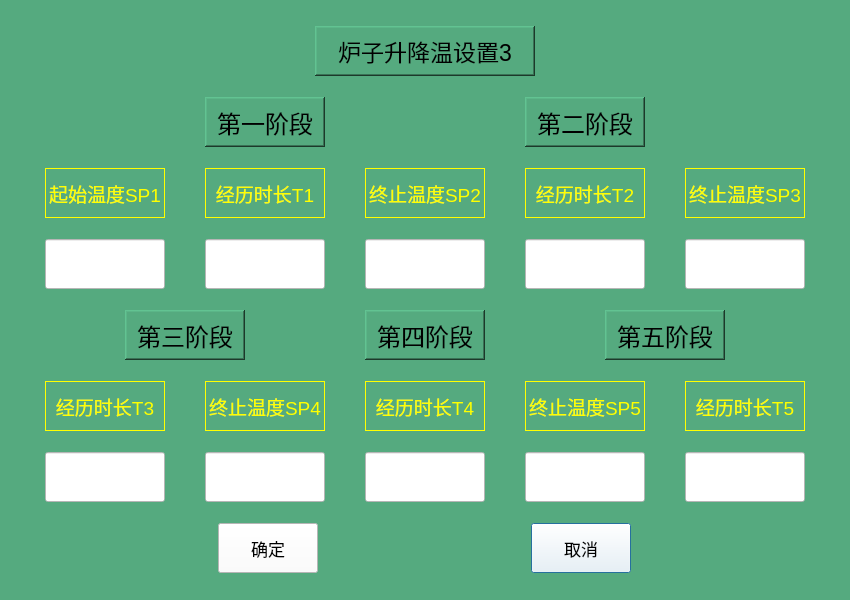
<?xml version="1.0" encoding="UTF-8"?>
<ui version="4.0">
 <class>Stove3_Temperature_Set</class>
 <widget class="QDialog" name="Stove3_Temperature_Set">
  <property name="geometry">
   <rect>
    <x>0</x>
    <y>0</y>
    <width>850</width>
    <height>600</height>
   </rect>
  </property>
  <property name="maximumSize">
   <size>
    <width>850</width>
    <height>600</height>
   </size>
  </property>
  <property name="windowTitle">
   <string>Dialog</string>
  </property>
  <property name="styleSheet">
   <string notr="true">background-color: rgb(85, 170, 127);</string>
  </property>
  <layout class="QVBoxLayout" name="verticalLayout">
   <item>
    <layout class="QHBoxLayout" name="horizontalLayout">
     <item>
      <spacer name="horizontalSpacer">
       <property name="orientation">
        <enum>Qt::Horizontal</enum>
       </property>
       <property name="sizeType">
        <enum>QSizePolicy::Fixed</enum>
       </property>
       <property name="sizeHint" stdset="0">
        <size>
         <width>40</width>
         <height>50</height>
        </size>
       </property>
      </spacer>
     </item>
     <item>
      <widget class="QLabel" name="label_17">
       <property name="maximumSize">
        <size>
         <width>220</width>
         <height>50</height>
        </size>
       </property>
       <property name="font">
        <font>
         <pointsize>17</pointsize>
        </font>
       </property>
       <property name="frameShape">
        <enum>QFrame::WinPanel</enum>
       </property>
       <property name="frameShadow">
        <enum>QFrame::Raised</enum>
       </property>
       <property name="text">
        <string>炉子升降温设置3</string>
       </property>
       <property name="alignment">
        <set>Qt::AlignCenter</set>
       </property>
      </widget>
     </item>
     <item>
      <spacer name="horizontalSpacer_2">
       <property name="orientation">
        <enum>Qt::Horizontal</enum>
       </property>
       <property name="sizeType">
        <enum>QSizePolicy::Fixed</enum>
       </property>
       <property name="sizeHint" stdset="0">
        <size>
         <width>40</width>
         <height>50</height>
        </size>
       </property>
      </spacer>
     </item>
    </layout>
   </item>
   <item>
    <layout class="QHBoxLayout" name="horizontalLayout_2">
     <item>
      <widget class="QLabel" name="label">
       <property name="maximumSize">
        <size>
         <width>120</width>
         <height>50</height>
        </size>
       </property>
       <property name="font">
        <font>
         <pointsize>18</pointsize>
        </font>
       </property>
       <property name="frameShape">
        <enum>QFrame::WinPanel</enum>
       </property>
       <property name="frameShadow">
        <enum>QFrame::Raised</enum>
       </property>
       <property name="text">
        <string>第一阶段</string>
       </property>
       <property name="alignment">
        <set>Qt::AlignCenter</set>
       </property>
      </widget>
     </item>
     <item>
      <widget class="QLabel" name="label_5">
       <property name="maximumSize">
        <size>
         <width>120</width>
         <height>50</height>
        </size>
       </property>
       <property name="font">
        <font>
         <pointsize>18</pointsize>
        </font>
       </property>
       <property name="frameShape">
        <enum>QFrame::WinPanel</enum>
       </property>
       <property name="frameShadow">
        <enum>QFrame::Raised</enum>
       </property>
       <property name="text">
        <string>第二阶段</string>
       </property>
       <property name="alignment">
        <set>Qt::AlignCenter</set>
       </property>
      </widget>
     </item>
    </layout>
   </item>
   <item>
    <layout class="QHBoxLayout" name="horizontalLayout_3">
     <item>
      <widget class="QLabel" name="label_2">
       <property name="maximumSize">
        <size>
         <width>120</width>
         <height>50</height>
        </size>
       </property>
       <property name="font">
        <font>
         <pointsize>14</pointsize>
        </font>
       </property>
       <property name="styleSheet">
        <string notr="true">color: rgb(255, 255, 0);</string>
       </property>
       <property name="frameShape">
        <enum>QFrame::Box</enum>
       </property>
       <property name="frameShadow">
        <enum>QFrame::Plain</enum>
       </property>
       <property name="text">
        <string>起始温度SP1</string>
       </property>
       <property name="alignment">
        <set>Qt::AlignCenter</set>
       </property>
      </widget>
     </item>
     <item>
      <widget class="QLabel" name="label_3">
       <property name="maximumSize">
        <size>
         <width>120</width>
         <height>50</height>
        </size>
       </property>
       <property name="font">
        <font>
         <pointsize>14</pointsize>
        </font>
       </property>
       <property name="styleSheet">
        <string notr="true">color: rgb(255, 255, 0);</string>
       </property>
       <property name="frameShape">
        <enum>QFrame::Box</enum>
       </property>
       <property name="frameShadow">
        <enum>QFrame::Plain</enum>
       </property>
       <property name="text">
        <string>经历时长T1</string>
       </property>
       <property name="alignment">
        <set>Qt::AlignCenter</set>
       </property>
      </widget>
     </item>
     <item>
      <widget class="QLabel" name="label_4">
       <property name="maximumSize">
        <size>
         <width>120</width>
         <height>50</height>
        </size>
       </property>
       <property name="font">
        <font>
         <pointsize>14</pointsize>
        </font>
       </property>
       <property name="styleSheet">
        <string notr="true">color: rgb(255, 255, 0);</string>
       </property>
       <property name="frameShape">
        <enum>QFrame::Box</enum>
       </property>
       <property name="frameShadow">
        <enum>QFrame::Plain</enum>
       </property>
       <property name="text">
        <string>终止温度SP2</string>
       </property>
       <property name="alignment">
        <set>Qt::AlignCenter</set>
       </property>
      </widget>
     </item>
     <item>
      <widget class="QLabel" name="label_6">
       <property name="maximumSize">
        <size>
         <width>120</width>
         <height>50</height>
        </size>
       </property>
       <property name="font">
        <font>
         <pointsize>14</pointsize>
        </font>
       </property>
       <property name="styleSheet">
        <string notr="true">color: rgb(255, 255, 0);</string>
       </property>
       <property name="frameShape">
        <enum>QFrame::Box</enum>
       </property>
       <property name="frameShadow">
        <enum>QFrame::Plain</enum>
       </property>
       <property name="text">
        <string>经历时长T2</string>
       </property>
       <property name="alignment">
        <set>Qt::AlignCenter</set>
       </property>
      </widget>
     </item>
     <item>
      <widget class="QLabel" name="label_7">
       <property name="maximumSize">
        <size>
         <width>120</width>
         <height>50</height>
        </size>
       </property>
       <property name="font">
        <font>
         <pointsize>14</pointsize>
        </font>
       </property>
       <property name="styleSheet">
        <string notr="true">color: rgb(255, 255, 0);</string>
       </property>
       <property name="frameShape">
        <enum>QFrame::Box</enum>
       </property>
       <property name="frameShadow">
        <enum>QFrame::Plain</enum>
       </property>
       <property name="text">
        <string>终止温度SP3</string>
       </property>
       <property name="alignment">
        <set>Qt::AlignCenter</set>
       </property>
      </widget>
     </item>
    </layout>
   </item>
   <item>
    <layout class="QHBoxLayout" name="horizontalLayout_4">
     <item>
      <widget class="QLineEdit" name="input_Start_Temperature">
       <property name="maximumSize">
        <size>
         <width>120</width>
         <height>50</height>
        </size>
       </property>
       <property name="font">
        <font>
         <pointsize>14</pointsize>
        </font>
       </property>
       <property name="styleSheet">
        <string notr="true">background-color: rgb(255, 255, 255);</string>
       </property>
       <property name="alignment">
        <set>Qt::AlignCenter</set>
       </property>
      </widget>
     </item>
     <item>
      <widget class="QLineEdit" name="input_Time1">
       <property name="maximumSize">
        <size>
         <width>120</width>
         <height>50</height>
        </size>
       </property>
       <property name="font">
        <font>
         <pointsize>14</pointsize>
        </font>
       </property>
       <property name="styleSheet">
        <string notr="true">background-color: rgb(255, 255, 255);</string>
       </property>
       <property name="alignment">
        <set>Qt::AlignCenter</set>
       </property>
      </widget>
     </item>
     <item>
      <widget class="QLineEdit" name="input_Terminal_Temperature1">
       <property name="maximumSize">
        <size>
         <width>120</width>
         <height>50</height>
        </size>
       </property>
       <property name="font">
        <font>
         <pointsize>14</pointsize>
        </font>
       </property>
       <property name="styleSheet">
        <string notr="true">background-color: rgb(255, 255, 255);</string>
       </property>
       <property name="alignment">
        <set>Qt::AlignCenter</set>
       </property>
      </widget>
     </item>
     <item>
      <widget class="QLineEdit" name="input_Time2">
       <property name="maximumSize">
        <size>
         <width>120</width>
         <height>50</height>
        </size>
       </property>
       <property name="font">
        <font>
         <pointsize>14</pointsize>
        </font>
       </property>
       <property name="styleSheet">
        <string notr="true">background-color: rgb(255, 255, 255);</string>
       </property>
       <property name="alignment">
        <set>Qt::AlignCenter</set>
       </property>
      </widget>
     </item>
     <item>
      <widget class="QLineEdit" name="input_Terminal_Temperature2">
       <property name="maximumSize">
        <size>
         <width>120</width>
         <height>50</height>
        </size>
       </property>
       <property name="font">
        <font>
         <pointsize>14</pointsize>
        </font>
       </property>
       <property name="styleSheet">
        <string notr="true">background-color: rgb(255, 255, 255);</string>
       </property>
       <property name="alignment">
        <set>Qt::AlignCenter</set>
       </property>
      </widget>
     </item>
    </layout>
   </item>
   <item>
    <layout class="QHBoxLayout" name="horizontalLayout_5">
     <item>
      <widget class="QLabel" name="label_8">
       <property name="maximumSize">
        <size>
         <width>120</width>
         <height>50</height>
        </size>
       </property>
       <property name="font">
        <font>
         <pointsize>18</pointsize>
        </font>
       </property>
       <property name="frameShape">
        <enum>QFrame::WinPanel</enum>
       </property>
       <property name="frameShadow">
        <enum>QFrame::Raised</enum>
       </property>
       <property name="text">
        <string>第三阶段</string>
       </property>
       <property name="alignment">
        <set>Qt::AlignCenter</set>
       </property>
      </widget>
     </item>
     <item>
      <widget class="QLabel" name="label_11">
       <property name="maximumSize">
        <size>
         <width>120</width>
         <height>50</height>
        </size>
       </property>
       <property name="font">
        <font>
         <pointsize>18</pointsize>
        </font>
       </property>
       <property name="frameShape">
        <enum>QFrame::WinPanel</enum>
       </property>
       <property name="frameShadow">
        <enum>QFrame::Raised</enum>
       </property>
       <property name="text">
        <string>第四阶段</string>
       </property>
       <property name="alignment">
        <set>Qt::AlignCenter</set>
       </property>
      </widget>
     </item>
     <item>
      <widget class="QLabel" name="label_14">
       <property name="maximumSize">
        <size>
         <width>120</width>
         <height>50</height>
        </size>
       </property>
       <property name="font">
        <font>
         <pointsize>18</pointsize>
        </font>
       </property>
       <property name="frameShape">
        <enum>QFrame::WinPanel</enum>
       </property>
       <property name="frameShadow">
        <enum>QFrame::Raised</enum>
       </property>
       <property name="text">
        <string>第五阶段</string>
       </property>
       <property name="alignment">
        <set>Qt::AlignCenter</set>
       </property>
      </widget>
     </item>
    </layout>
   </item>
   <item>
    <layout class="QHBoxLayout" name="horizontalLayout_6">
     <item>
      <widget class="QLabel" name="label_9">
       <property name="maximumSize">
        <size>
         <width>120</width>
         <height>50</height>
        </size>
       </property>
       <property name="font">
        <font>
         <pointsize>14</pointsize>
        </font>
       </property>
       <property name="styleSheet">
        <string notr="true">color: rgb(255, 255, 0);</string>
       </property>
       <property name="frameShape">
        <enum>QFrame::Box</enum>
       </property>
       <property name="frameShadow">
        <enum>QFrame::Plain</enum>
       </property>
       <property name="text">
        <string>经历时长T3</string>
       </property>
       <property name="alignment">
        <set>Qt::AlignCenter</set>
       </property>
      </widget>
     </item>
     <item>
      <widget class="QLabel" name="label_10">
       <property name="maximumSize">
        <size>
         <width>120</width>
         <height>50</height>
        </size>
       </property>
       <property name="font">
        <font>
         <pointsize>14</pointsize>
        </font>
       </property>
       <property name="styleSheet">
        <string notr="true">color: rgb(255, 255, 0);</string>
       </property>
       <property name="frameShape">
        <enum>QFrame::Box</enum>
       </property>
       <property name="frameShadow">
        <enum>QFrame::Plain</enum>
       </property>
       <property name="text">
        <string>终止温度SP4</string>
       </property>
       <property name="alignment">
        <set>Qt::AlignCenter</set>
       </property>
      </widget>
     </item>
     <item>
      <widget class="QLabel" name="label_12">
       <property name="maximumSize">
        <size>
         <width>120</width>
         <height>50</height>
        </size>
       </property>
       <property name="font">
        <font>
         <pointsize>14</pointsize>
        </font>
       </property>
       <property name="styleSheet">
        <string notr="true">color: rgb(255, 255, 0);</string>
       </property>
       <property name="frameShape">
        <enum>QFrame::Box</enum>
       </property>
       <property name="frameShadow">
        <enum>QFrame::Plain</enum>
       </property>
       <property name="text">
        <string>经历时长T4</string>
       </property>
       <property name="alignment">
        <set>Qt::AlignCenter</set>
       </property>
      </widget>
     </item>
     <item>
      <widget class="QLabel" name="label_13">
       <property name="maximumSize">
        <size>
         <width>120</width>
         <height>50</height>
        </size>
       </property>
       <property name="font">
        <font>
         <pointsize>14</pointsize>
        </font>
       </property>
       <property name="styleSheet">
        <string notr="true">color: rgb(255, 255, 0);</string>
       </property>
       <property name="frameShape">
        <enum>QFrame::Box</enum>
       </property>
       <property name="frameShadow">
        <enum>QFrame::Plain</enum>
       </property>
       <property name="text">
        <string>终止温度SP5</string>
       </property>
       <property name="alignment">
        <set>Qt::AlignCenter</set>
       </property>
      </widget>
     </item>
     <item>
      <widget class="QLabel" name="label_15">
       <property name="maximumSize">
        <size>
         <width>120</width>
         <height>50</height>
        </size>
       </property>
       <property name="font">
        <font>
         <pointsize>14</pointsize>
        </font>
       </property>
       <property name="styleSheet">
        <string notr="true">color: rgb(255, 255, 0);</string>
       </property>
       <property name="frameShape">
        <enum>QFrame::Box</enum>
       </property>
       <property name="frameShadow">
        <enum>QFrame::Plain</enum>
       </property>
       <property name="text">
        <string>经历时长T5</string>
       </property>
       <property name="alignment">
        <set>Qt::AlignCenter</set>
       </property>
      </widget>
     </item>
    </layout>
   </item>
   <item>
    <layout class="QHBoxLayout" name="horizontalLayout_7">
     <item>
      <widget class="QLineEdit" name="input_Time3">
       <property name="maximumSize">
        <size>
         <width>120</width>
         <height>50</height>
        </size>
       </property>
       <property name="font">
        <font>
         <pointsize>14</pointsize>
        </font>
       </property>
       <property name="styleSheet">
        <string notr="true">background-color: rgb(255, 255, 255);</string>
       </property>
       <property name="alignment">
        <set>Qt::AlignCenter</set>
       </property>
      </widget>
     </item>
     <item>
      <widget class="QLineEdit" name="input_Terminal_Temperature3">
       <property name="maximumSize">
        <size>
         <width>120</width>
         <height>50</height>
        </size>
       </property>
       <property name="font">
        <font>
         <pointsize>14</pointsize>
        </font>
       </property>
       <property name="styleSheet">
        <string notr="true">background-color: rgb(255, 255, 255);</string>
       </property>
       <property name="alignment">
        <set>Qt::AlignCenter</set>
       </property>
      </widget>
     </item>
     <item>
      <widget class="QLineEdit" name="input_Time4">
       <property name="maximumSize">
        <size>
         <width>120</width>
         <height>50</height>
        </size>
       </property>
       <property name="font">
        <font>
         <pointsize>14</pointsize>
        </font>
       </property>
       <property name="styleSheet">
        <string notr="true">background-color: rgb(255, 255, 255);</string>
       </property>
       <property name="alignment">
        <set>Qt::AlignCenter</set>
       </property>
      </widget>
     </item>
     <item>
      <widget class="QLineEdit" name="input_Terminal_Temperature4">
       <property name="maximumSize">
        <size>
         <width>120</width>
         <height>50</height>
        </size>
       </property>
       <property name="font">
        <font>
         <pointsize>14</pointsize>
        </font>
       </property>
       <property name="styleSheet">
        <string notr="true">background-color: rgb(255, 255, 255);</string>
       </property>
       <property name="alignment">
        <set>Qt::AlignCenter</set>
       </property>
      </widget>
     </item>
     <item>
      <widget class="QLineEdit" name="input_Time5">
       <property name="maximumSize">
        <size>
         <width>120</width>
         <height>50</height>
        </size>
       </property>
       <property name="font">
        <font>
         <pointsize>14</pointsize>
        </font>
       </property>
       <property name="styleSheet">
        <string notr="true">background-color: rgb(255, 255, 255);</string>
       </property>
       <property name="alignment">
        <set>Qt::AlignCenter</set>
       </property>
      </widget>
     </item>
    </layout>
   </item>
   <item>
    <layout class="QHBoxLayout" name="horizontalLayout_8">
     <item>
      <widget class="QPushButton" name="stove3_Temperature_Set_OkBtn">
       <property name="sizePolicy">
        <sizepolicy hsizetype="Minimum" vsizetype="Minimum">
         <horstretch>0</horstretch>
         <verstretch>0</verstretch>
        </sizepolicy>
       </property>
       <property name="maximumSize">
        <size>
         <width>100</width>
         <height>50</height>
        </size>
       </property>
       <property name="font">
        <font>
         <pointsize>13</pointsize>
        </font>
       </property>
       <property name="styleSheet">
        <string notr="true">background-color: rgb(255, 255, 255);</string>
       </property>
       <property name="text">
        <string>确定</string>
       </property>
       <property name="default">
        <bool>true</bool>
       </property>
      </widget>
     </item>
     <item>
      <widget class="QPushButton" name="stove3_Temperature_Set_QuitBtn">
       <property name="sizePolicy">
        <sizepolicy hsizetype="Minimum" vsizetype="Minimum">
         <horstretch>0</horstretch>
         <verstretch>0</verstretch>
        </sizepolicy>
       </property>
       <property name="maximumSize">
        <size>
         <width>100</width>
         <height>50</height>
        </size>
       </property>
       <property name="font">
        <font>
         <pointsize>13</pointsize>
        </font>
       </property>
       <property name="styleSheet">
        <string notr="true">background-color: rgb(255, 255, 255);</string>
       </property>
       <property name="text">
        <string>取消</string>
       </property>
       <property name="default">
        <bool>true</bool>
       </property>
      </widget>
     </item>
    </layout>
   </item>
  </layout>
 </widget>
 <resources/>
 <connections/>
</ui>
